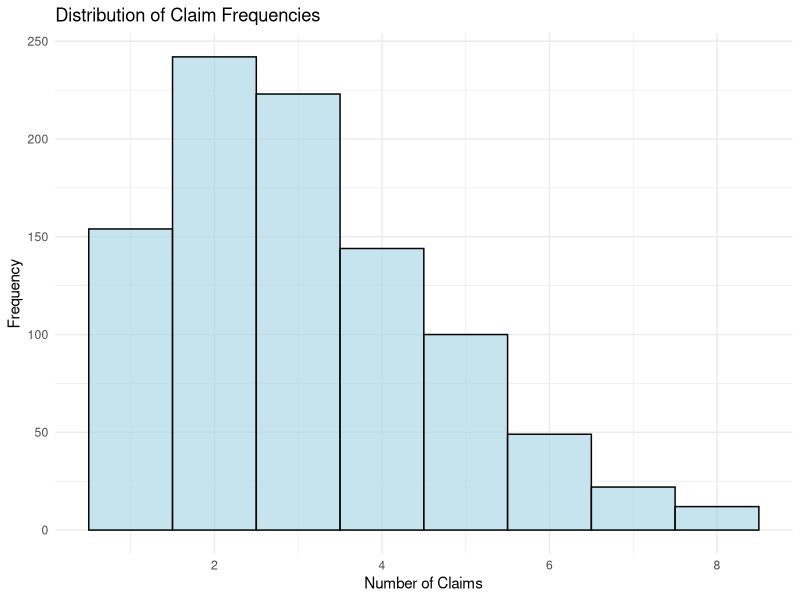
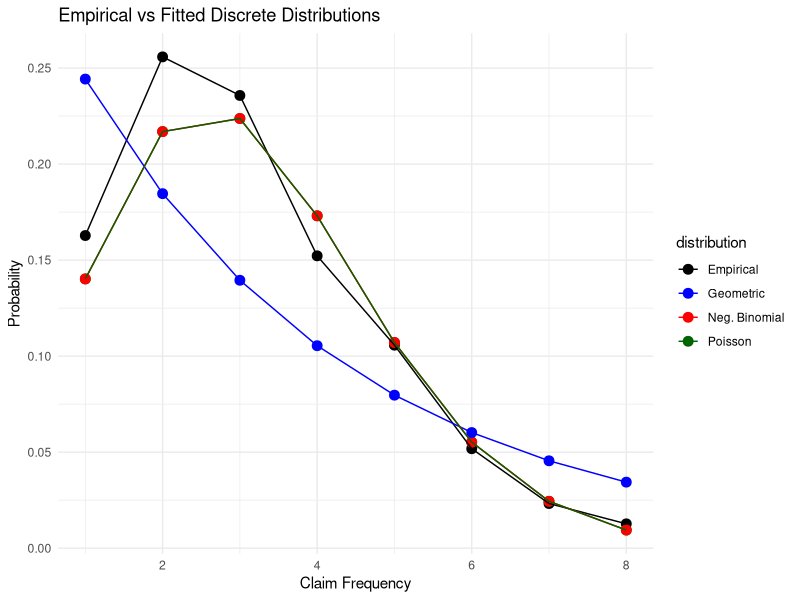
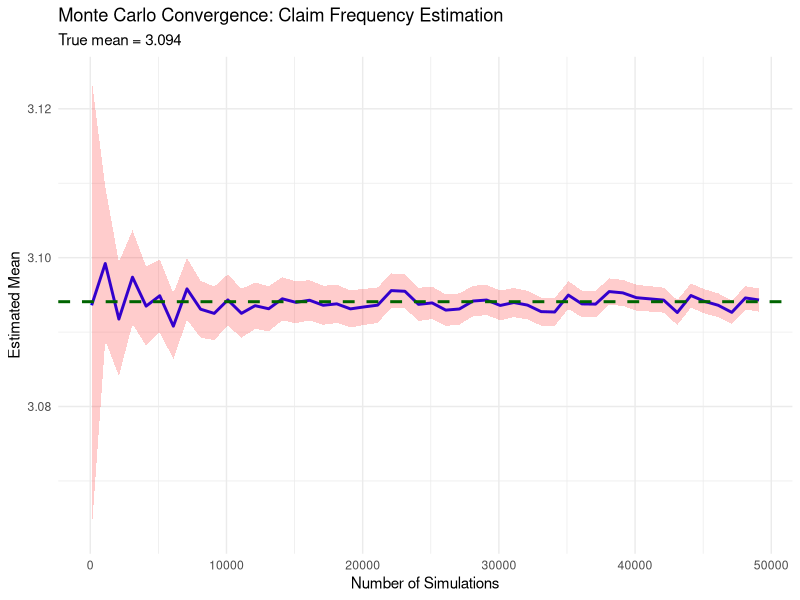
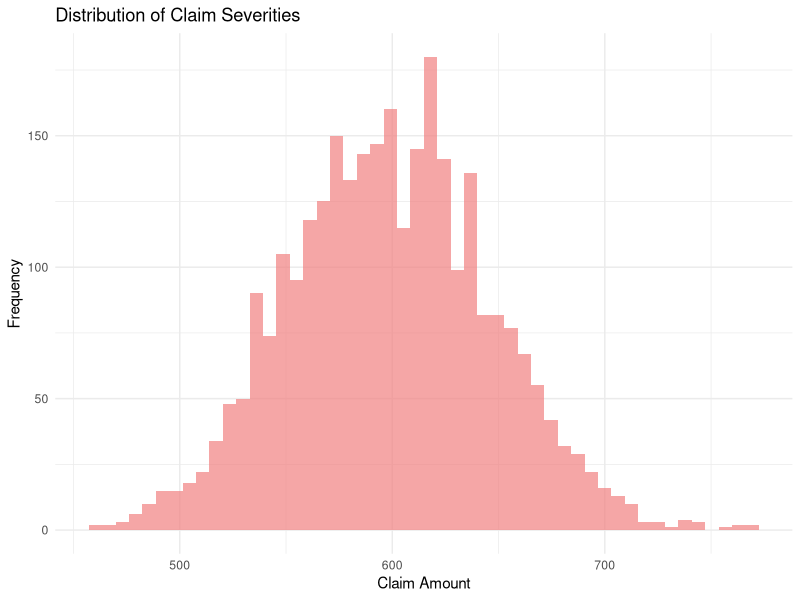
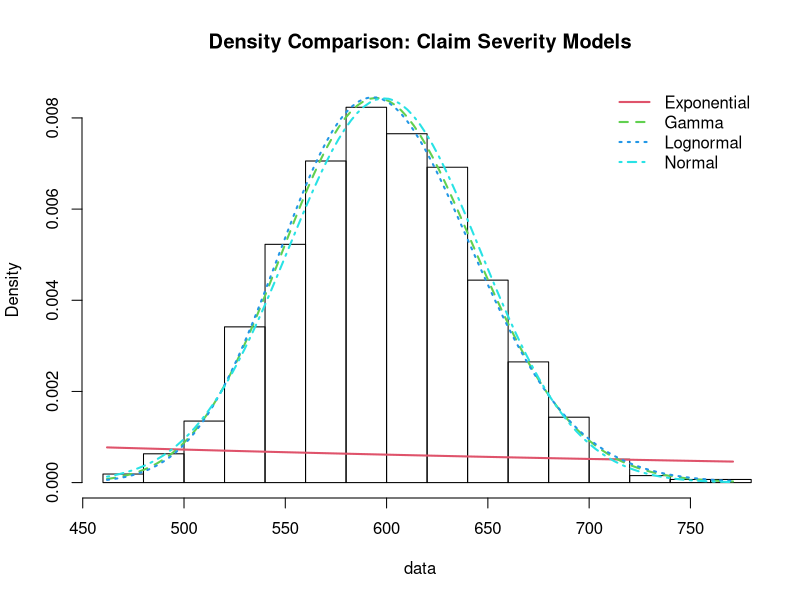
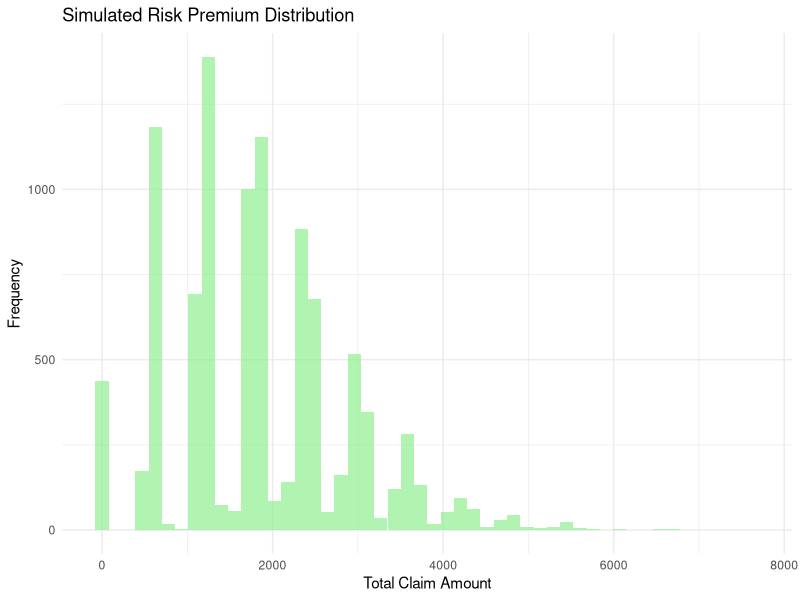
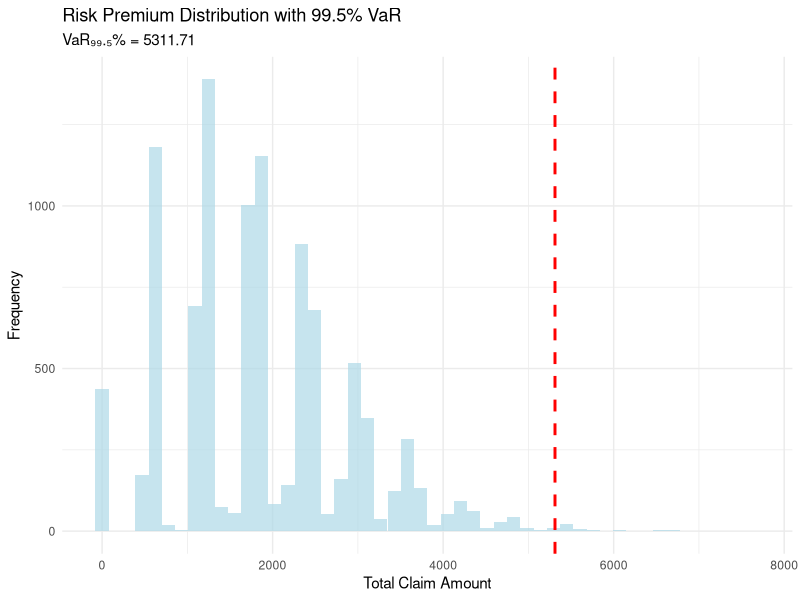

Generate these figures, in order, with R:
## ---- chunk 1
knitr::opts_chunk$set(echo = TRUE, warning = FALSE, message = FALSE, fig.width = 10, fig.height = 6)
library(fitdistrplus)
library(ggplot2)
library(knitr)
library(dplyr)
## ---- chunk 2
# Load and examine the dataset
data <- read.csv("DATA_SET_4.csv", sep = ";")
cat("Original dataset dimensions:", dim(data), "\n")
head(data) %>% kable(caption = "Sample of Raw Data")
## ---- chunk 3
# Data cleaning pipeline
data$X <- NULL  # Remove unnecessary column

# Remove policies with zero claims (no claims experience)
data <- data[data$CLM_FREQ != 0, ]

# Clean premium column
data$PREMIUM <- as.numeric(gsub(" ", "", data$PREMIUM))

# Clean claim amount columns
for (i in 1:8) {
  col_name <- paste0("CLM_AMT_", i)
  data[[col_name]] <- gsub(" ", "", data[[col_name]])
  data[[col_name]][data[[col_name]] %in% c("-", "")] <- "0"
  data[[col_name]] <- as.integer(data[[col_name]])
  data <- data[data[[col_name]] >= 0, ]
}

# Calculate total claim amounts
data$TOTAL_CLM_AMT <- rowSums(data[, paste0("CLM_AMT_", 1:8)], na.rm = TRUE)

cat("Cleaned dataset dimensions:", dim(data), "\n")
summary(data[, c("CLM_FREQ", "PREMIUM", "TOTAL_CLM_AMT")]) %>% kable(caption = "Summary Statistics")
## ---- chunk 4
# Visualize claim frequency distribution
ggplot(data, aes(x = CLM_FREQ)) +
  geom_histogram(binwidth = 1, fill = "lightblue", color = "black", alpha = 0.7) +
  labs(title = "Distribution of Claim Frequencies",
       x = "Number of Claims", y = "Frequency") +
  theme_minimal()
## ---- chunk 5
# Fit discrete distributions to claim frequency
fit_poisson <- fitdist(data$CLM_FREQ, "pois", method = "mle")
fit_nbinom <- fitdist(data$CLM_FREQ, "nbinom", method = "mle")
fit_geom <- fitdist(data$CLM_FREQ, "geom", method = "mle")

# Compare model fits
fit_list <- list(Poisson = fit_poisson, 
                 NegBinomial = fit_nbinom,
                 Geometric = fit_geom)

gof <- gofstat(fit_list)

# Create comparison table
comparison_table <- data.frame(
  AIC = round(gof$aic, 2),
  Chi_Squared = round(gof$chisq, 2)
) %>% arrange(AIC)

kable(comparison_table, caption = "Model Comparison for Claim Frequency")
## ---- chunk 6
# Visualize fitted vs empirical distributions
obs_counts <- table(data$CLM_FREQ)
obs_probs <- obs_counts / sum(obs_counts)
x_vals <- as.integer(names(obs_counts))

# Calculate fitted probabilities
pois_probs <- dpois(x_vals, lambda = fit_poisson$estimate)
nbinom_probs <- dnbinom(x_vals, size = fit_nbinom$estimate["size"],
                        mu = fit_nbinom$estimate["mu"])
geom_probs <- dgeom(x_vals - 1, prob = fit_geom$estimate)

# Create visualization
plot_data <- data.frame(
  x = rep(x_vals, 4),
  probability = c(obs_probs, pois_probs, nbinom_probs, geom_probs),
  distribution = rep(c("Empirical", "Poisson", "Neg. Binomial", "Geometric"), 
                     each = length(x_vals))
)

ggplot(plot_data, aes(x = x, y = probability, color = distribution)) +
  geom_point(size = 3) + geom_line() +
  labs(title = "Empirical vs Fitted Discrete Distributions",
       x = "Claim Frequency", y = "Probability") +
  theme_minimal() +
  scale_color_manual(values = c("black", "blue", "red", "darkgreen"))
## ---- chunk 7
set.seed(2025)

# Standard Monte Carlo estimation
observed_mean <- mean(data$CLM_FREQ)

plot_monte_carlo <- function(max_simulations = 50000, step = 1000, sample_size = 100) {
  results <- data.frame(Simulation = integer(), Estimator = numeric(), 
                        Lower_CI = numeric(), Upper_CI = numeric())
  
  for (num_sims in seq(100, max_simulations, by = step)) {
    sims <- replicate(num_sims, mean(rpois(sample_size, lambda = observed_mean)))
    
    mean_est <- mean(sims)
    sd_est <- sd(sims)
    alpha <- 0.05
    z_value <- qnorm(1 - alpha/2)
    lower_ci <- mean_est - z_value * (sd_est / sqrt(num_sims))
    upper_ci <- mean_est + z_value * (sd_est / sqrt(num_sims))
    
    results <- rbind(results, data.frame(
      Simulation = num_sims, Estimator = mean_est,
      Lower_CI = lower_ci, Upper_CI = upper_ci
    ))
  }
  
  return(list(results = results, final_variance = var(sims), final_estimate = mean(sims)))
}

mc_standard <- plot_monte_carlo()

# Visualization
ggplot(mc_standard$results, aes(x = Simulation)) +
  geom_line(aes(y = Estimator), color = "blue", size = 1) +
  geom_ribbon(aes(ymin = Lower_CI, ymax = Upper_CI), alpha = 0.2, fill = "red") +
  geom_hline(yintercept = observed_mean, linetype = "dashed", 
             color = "darkgreen", size = 1) +
  labs(title = "Monte Carlo Convergence: Claim Frequency Estimation",
       subtitle = paste("True mean =", round(observed_mean, 3)),
       x = "Number of Simulations", y = "Estimated Mean") +
  theme_minimal()
## ---- chunk 8
set.seed(2025)
# Antithetic variates for variance reduction

sample_size <- 100
num_simulations <- 50000
anthitetic_sim <- replicate(num_simulations, {
      u <- runif(sample_size)
      x1 <- qpois(u, lambda = observed_mean)
      x2 <- qpois(1 - u, lambda = observed_mean)
      mean(c(x1, x2))
    })


# Compare variance reduction effectiveness
variance_comparison <- data.frame(
  Method = c("Standard MC", "Antithetic Variates"),
  Estimate = c(mc_standard$final_estimate, mean(anthitetic_sim)),
  Variance = c(mc_standard$final_variance, var(anthitetic_sim))
)

kable(variance_comparison, digits = 6, 
      caption = "Variance Reduction Comparison")
## ---- chunk 9
# Extract individual claim amounts (severity data)
selected_columns <- data[, paste0("CLM_AMT_", 1:8)]
severity_matrix <- as.matrix(selected_columns)
severity_vector <- as.vector(severity_matrix)
severity_vector <- severity_vector[severity_vector > 0]

# Visualize severity distribution
ggplot(data.frame(severity = severity_vector), aes(x = severity)) +
  geom_histogram(bins = 50, fill = "lightcoral", alpha = 0.7) +
  labs(title = "Distribution of Claim Severities",
       x = "Claim Amount", y = "Frequency") +
  theme_minimal()
## ---- chunk 10
# Fit continuous distributions to claim severity
fit_exp <- fitdist(severity_vector, "exp", method = "mle")
fit_gamma <- fitdist(severity_vector, "gamma", method = "mle")
fit_lnorm <- fitdist(severity_vector, "lnorm", method = "mle")
fit_norm <- fitdist(severity_vector, "norm", method = "mle")

# Density comparison plot
denscomp(
  list(fit_exp, fit_gamma, fit_lnorm, fit_norm),
  legendtext = c("Exponential", "Gamma", "Lognormal", "Normal"),
  main = "Density Comparison: Claim Severity Models",
  fitlwd = 2
)
## ---- chunk 11
# Goodness-of-fit comparison
gof_severity <- gofstat(
  list(fit_exp, fit_gamma, fit_lnorm, fit_norm),
  fitnames = c("Exponential", "Gamma", "Lognormal", "Normal")
)

severity_results <- data.frame(

  AIC = c(fit_exp$aic, fit_gamma$aic, fit_lnorm$aic, fit_norm$aic),
  KS_Statistic = gof_severity$ks
) %>% arrange(KS_Statistic)

kable(severity_results, digits = 2, 
      caption = "Model Comparison for Claim Severity")
## ---- chunk 12
# Stratified sampling for variance reduction
set.seed(2025)
mean_norm <- fit_norm$estimate["mean"]
sd_norm <- fit_norm$estimate["sd"]

sample_size <- 100
num_simulations <- 10000

# Standard Monte Carlo
sims_standard <- replicate(num_simulations, {
  x <- rnorm(sample_size, mean = mean_norm, sd = sd_norm)
  mean(x)
})

# Stratified sampling
sims_stratified <- replicate(num_simulations, {
  u <- (1:sample_size - runif(sample_size)) / sample_size
  x <- qnorm(u, mean = mean_norm, sd = sd_norm)
  mean(x)
})

# Compare results
severity_mc_results <- data.frame(
  Method = c("Standard MC", "Stratified Sampling"),
  Estimate = c(mean(sims_standard), mean(sims_stratified)),
  Variance = c(var(sims_standard), var(sims_stratified))
)


kable(severity_mc_results, digits = 6, 
      caption = "Severity Estimation: Variance Reduction Results")
## ---- chunk 13
# Compound Poisson model: S = X₁ + X₂ + ... + Xₙ where N ~ Poisson(λ)
set.seed(2025)
n_simulations <- 10000
risk_premiums <- numeric(n_simulations)

for (i in 1:n_simulations) {
  n_claims <- rpois(1, lambda = observed_mean)  # Frequency
  if (n_claims > 0) {
    claim_amounts <- rnorm(n_claims, mean = mean_norm, sd = sd_norm)
    risk_premiums[i] <- sum(claim_amounts)
  } else {
    risk_premiums[i] <- 0
  }
}

# Visualize risk premium distribution
ggplot(data.frame(premium = risk_premiums), aes(x = premium)) +
  geom_histogram(bins = 50, fill = "lightgreen", alpha = 0.7) +
  labs(title = "Simulated Risk Premium Distribution",
       x = "Total Claim Amount", y = "Frequency") +
  theme_minimal()

# Compare simulated vs empirical
risk_comparison <- data.frame(
  Metric = c("Simulated Risk Premium", "Empirical Risk Premium", "Average Premium Paid"),
  Value = c(mean(risk_premiums), mean(data$TOTAL_CLM_AMT), mean(data$PREMIUM))
)

kable(risk_comparison, digits = 2, 
      caption = "Risk Premium Comparison")
## ---- chunk 14
# Calculate 99.5th percentile VaR
confidence_level <- 0.995
var_99_5 <- quantile(risk_premiums, confidence_level)

cat("99.5% Value-at-Risk:", round(var_99_5, 2), "\n")
cat("This represents the economic capital needed to cover claims 99.5% of the time.\n")
cat("Probability of ruin:", (1 - confidence_level) * 100, "%\n")

# Visualize VaR
ggplot(data.frame(premium = risk_premiums), aes(x = premium)) +
  geom_histogram(bins = 50, fill = "lightblue", alpha = 0.7) +
  geom_vline(xintercept = var_99_5, color = "red", linetype = "dashed", size = 1) +
  labs(title = "Risk Premium Distribution with 99.5% VaR",
       x = "Total Claim Amount", y = "Frequency",
       subtitle = paste("VaR₉₉.₅% =", round(var_99_5, 2))) +
  theme_minimal()
## ---- chunk 15
combined_ratio <- mean(data$TOTAL_CLM_AMT) / mean(data$PREMIUM)

cat("Combined Ratio:", round(combined_ratio, 3), "\n")

if (combined_ratio > 1) {
  cat("Result: Reinsurance is recommended (Combined Ratio > 1)\n")
  cat("Claims exceed premiums by", round((combined_ratio - 1) * 100, 1), "%\n")
} else {
  cat("Result: No reinsurance needed (Combined Ratio ≤ 1)\n")
}

# Reinsurance threshold analysis
admin_cost_rate <- 0.10  # 10% administrative costs
admin_costs <- admin_cost_rate * mean(data$PREMIUM)

sorted_claims <- sort(data$TOTAL_CLM_AMT)
combined_ratios <- (sorted_claims + admin_costs) / mean(data$PREMIUM)

reinsurance_threshold <- sorted_claims[which(combined_ratios > 1)[1]]

cat("\nRecommended reinsurance threshold (including 10% admin costs):", 
    round(reinsurance_threshold, 2), "\n")
